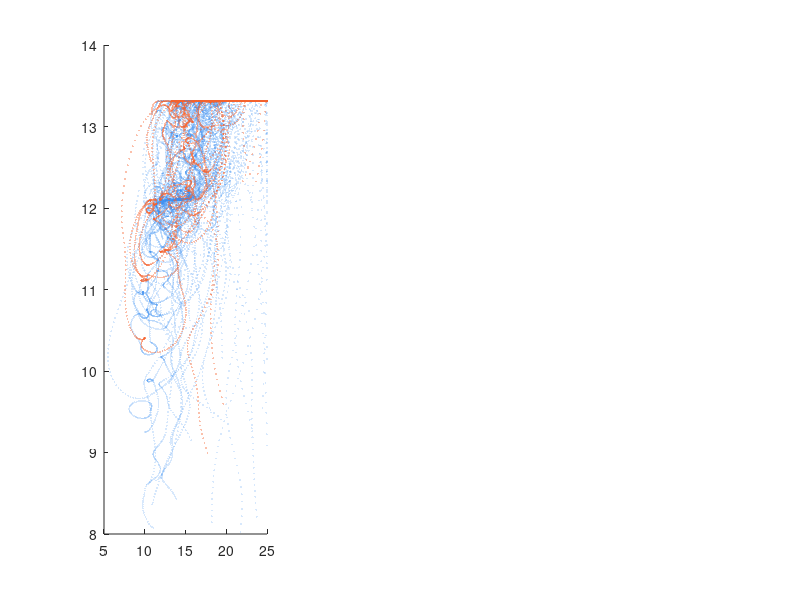

This figure's MATLAB source: (Note: this script raises an error after producing the figure.)
%% =========================================================================
%  STAGE 1 — Dataset Validation
%  Research: ML-Enhanced MPC for Wind Turbines (NREL 5-MW)
%
%  PURPOSE
%    Validates the dataset generated by stage1_generate_data before
%    any ML training. Checks:
%      1. Dataset dimensions and split counts
%      2. Operating space coverage (omega, beta, V, u)
%      3. Physical consistency (Cp bounds, omega bounds)
%      4. Target distribution (one-step increments)
%      5. Low-pass filter effect on wind signal
%      6. Trajectory structure integrity (for LSTM)
%      7. Normalisation statistics
%
%  PASS CRITERIA
%    - omega_max <= omega_max_limit
%    - Cp_max <= Betz limit
%    - beta in [0, 25] deg
%    - Train/val/test counts match expected fractions
%    - No NaN or Inf in X_in, X_out
%
%  PRODUCES
%    Fig1_S1_Coverage.png       operating space scatter plots
%    Fig1_S1_Increments.png     one-step delta distributions
%    Fig1_S1_Filter.png         LPF effect on wind signal
%    Fig1_S1_Split.png          train/val/test trajectory distribution
%
%  HOW TO RUN
%    cfg  = stage0_config();
%    data = stage1_generate_data(cfg);
%    stage1_validate(data);
%    % or: load stage1_data.mat; stage1_validate(data)
% =========================================================================

function stage1_validate(data)

if nargin < 1
    if ~exist('stage1_data.mat','file')
        error('stage1_data.mat not found. Run stage1_generate_data first.');
    end
    data = load('stage1_data.mat');
end

fprintf('==========================================\n');
fprintf('  STAGE 1: Dataset Validation\n');
fprintf('==========================================\n\n');

X_in  = data.X_in;
X_out = data.X_out;
info  = data.info;
norm  = data.norm;
p     = data.p;
cfg   = data.cfg;

idx_tr = data.idx_train;
idx_va = data.idx_val;
idx_te = data.idx_test;

BETZ  = 16/27;
FMT   = cfg.export.fmt;
RES   = cfg.export.res;

C1 = [0.22 0.55 0.95];
C2 = [0.17 0.76 0.43];
C3 = [0.96 0.38 0.18];
CGRAY = [0.6 0.6 0.6];

%% ── TEST 1: Dimensions and split ─────────────────────────────────────────────
fprintf('[1/7] Dataset dimensions...\n');
[N, nfeat] = size(X_in);
[~, nout]  = size(X_out);

pass1a = N == info.N_traj * info.N_steps;
pass1b = nfeat == 4;
pass1c = nout  == 2;
pass1d = numel(idx_tr) + numel(idx_va) + numel(idx_te) == N;

expected_tr = floor(cfg.data.frac_train * info.N_traj) * info.N_steps;
expected_va = floor(cfg.data.frac_val   * info.N_traj) * info.N_steps;
pass1e = numel(idx_tr) == expected_tr;
pass1f = numel(idx_va) == expected_va;

fprintf('  Total samples  : %d  (expected %d)  → %s\n', N, info.N_traj*info.N_steps, tf(pass1a));
fprintf('  Features       : %d  (expected 4)   → %s\n', nfeat, tf(pass1b));
fprintf('  Targets        : %d  (expected 2)   → %s\n', nout,  tf(pass1c));
fprintf('  Split sum = N  : %s\n', tf(pass1d));
fprintf('  Train count    : %d  (expected %d)  → %s\n', numel(idx_tr), expected_tr, tf(pass1e));
fprintf('  Val   count    : %d  (expected %d)  → %s\n', numel(idx_va), expected_va, tf(pass1f));

%% ── TEST 2: NaN / Inf check ──────────────────────────────────────────────────
fprintf('[2/7] NaN/Inf check...\n');
pass2a = ~any(isnan(X_in(:))) && ~any(isinf(X_in(:)));
pass2b = ~any(isnan(X_out(:))) && ~any(isinf(X_out(:)));
fprintf('  X_in  clean : %s\n', tf(pass2a));
fprintf('  X_out clean : %s\n', tf(pass2b));

%% ── TEST 3: Physical bounds ──────────────────────────────────────────────────
fprintf('[3/7] Physical bounds...\n');
omega_min_data = min(X_in(:,1)) * 30/pi;
omega_max_data = max(X_in(:,1)) * 30/pi;
beta_min_data  = min(X_in(:,2));
beta_max_data  = max(X_in(:,2));
V_min_data     = min(X_in(:,3));
V_max_data     = max(X_in(:,3));

pass3a = omega_max_data <= p.omega_max * 30/pi + 0.1;
pass3b = beta_min_data  >= p.beta_cp_min - 0.1;
pass3c = beta_max_data  <= p.beta_cp_max + 0.1;
pass3d = V_min_data     >= 3.0 - 0.1;
pass3e = info.Cp_max_data <= BETZ + 1e-4;

fprintf('  omega_max = %.2f rpm  (limit %.2f)  → %s\n', omega_max_data, p.omega_max*30/pi, tf(pass3a));
fprintf('  beta in [%.1f, %.1f] deg             → %s / %s\n', beta_min_data, beta_max_data, tf(pass3b), tf(pass3c));
fprintf('  V_min     = %.2f m/s  (cut-in 3.0)  → %s\n', V_min_data, tf(pass3d));
fprintf('  Cp_max    = %.4f  (Betz %.4f)       → %s\n', info.Cp_max_data, BETZ, tf(pass3e));

%% ── TEST 4: Trajectory structure (LSTM integrity) ────────────────────────────
fprintf('[4/7] Trajectory structure...\n');
% Check that each trajectory appears as a contiguous block of N_steps rows
traj_id = data.traj_id;
pass4 = true;
for k = 1:info.N_traj
    rows_k = find(traj_id == k);
    if numel(rows_k) ~= info.N_steps
        pass4 = false;
        fprintf('  WARNING: trajectory %d has %d rows (expected %d)\n', ...
                k, numel(rows_k), info.N_steps);
    end
end
fprintf('  All trajectories have %d steps  → %s\n', info.N_steps, tf(pass4));

% Check train/val/test trajectories are disjoint
overlap_trva = intersect(info.traj_tr, info.traj_val);
overlap_trte = intersect(info.traj_tr, info.traj_te);
overlap_vate = intersect(info.traj_val, info.traj_te);
pass4b = isempty(overlap_trva) && isempty(overlap_trte) && isempty(overlap_vate);
fprintf('  Splits are disjoint                → %s\n', tf(pass4b));

%% ── TEST 5: One-step increment distribution ──────────────────────────────────
fprintf('[5/7] One-step increments...\n');
delta_omega = (X_out(:,1) - X_in(:,1)) * 30/pi;   % [rpm]
delta_beta  = X_out(:,2) - X_in(:,2);              % [deg]

fprintf('  delta_omega: mean=%.4f  std=%.4f  max=%.4f rpm\n', ...
        mean(delta_omega), std(delta_omega), max(abs(delta_omega)));
fprintf('  delta_beta : mean=%.4f  std=%.4f  max=%.4f deg\n', ...
        mean(delta_beta),  std(delta_beta),  max(abs(delta_beta)));

% Large increments would indicate numerical instability
pass5 = max(abs(delta_omega)) < 5.0 && max(abs(delta_beta)) < p.dbeta_max * cfg.data.dt * 2;
fprintf('  Increments within physical limits  → %s\n', tf(pass5));

%% ── TEST 6: Normalisation statistics ─────────────────────────────────────────
fprintf('[6/7] Normalisation...\n');
X_tr_n = (X_in(idx_tr,:) - norm.xmu) ./ norm.xsig;
pass6a = abs(mean(X_tr_n(:,1))) < 0.01;
pass6b = abs(std(X_tr_n(:,1))  - 1.0) < 0.01;
fprintf('  Normalised omega train: mean=%.4f  std=%.4f  → %s\n', ...
        mean(X_tr_n(:,1)), std(X_tr_n(:,1)), tf(pass6a && pass6b));

%% ── FIG 1: Operating space coverage ──────────────────────────────────────────
fprintf('[7/7] Generating figures...\n');

f1 = figure('Color','w','Position',[40 40 1100 480]);
subplot(1,3,1)
scatter(X_in(idx_tr,3), X_in(idx_tr,1)*30/pi, 2, C1, 'filled', ...
        'MarkerFaceAlpha',0.2,'DisplayName','Train');
hold on
scatter(X_in(idx_te,3), X_in(idx_te,1)*30/pi, 2, C3, 'filled', ...
        'MarkerFaceAlpha',0.4,'DisplayName','Test');
yline(p.omega_r*30/pi,'k--','omega rated','FontSize',8);
xlabel('V_{wind} [m/s]','FontSize',11); ylabel('\omega_r [rpm]','FontSize',11);
title('Speed vs Wind Speed','FontSize',11,'FontWeight','bold');
legend('FontSize',9); grid on; set(gca,'FontSize',9);

subplot(1,3,2)
scatter(X_in(idx_tr,3), X_in(idx_tr,2), 2, C1, 'filled','MarkerFaceAlpha',0.2);
hold on
scatter(X_in(idx_te,3), X_in(idx_te,2), 2, C3, 'filled','MarkerFaceAlpha',0.4);
xlabel('V_{wind} [m/s]','FontSize',11); ylabel('\beta [deg]','FontSize',11);
title('Pitch vs Wind Speed','FontSize',11,'FontWeight','bold');
grid on; set(gca,'FontSize',9);

subplot(1,3,3)
scatter(X_in(idx_tr,4), X_in(idx_tr,2), 2, C1, 'filled','MarkerFaceAlpha',0.2);
hold on
scatter(X_in(idx_te,4), X_in(idx_te,2), 2, C3, 'filled','MarkerFaceAlpha',0.4);
xlabel('u_{cmd} [deg]','FontSize',11); ylabel('\beta [deg]','FontSize',11);
title('Pitch vs Command','FontSize',11,'FontWeight','bold');
grid on; set(gca,'FontSize',9);

sgtitle('Stage 1 — Operating Space Coverage (Train vs Test)', ...
        'FontSize',12,'FontWeight','bold');
print(f1,'Fig1_S1_Coverage',FMT,RES);

%% ── FIG 2: One-step increment distributions ──────────────────────────────────
f2 = figure('Color','w','Position',[40 40 900 420]);
subplot(1,2,1)
histogram(delta_omega(idx_tr), 80, 'FaceColor',C1, 'EdgeColor','none', ...
          'Normalization','pdf');
xlabel('\Delta\omega_r [rpm]','FontSize',11);
ylabel('PDF','FontSize',11);
title('One-step rotor speed increment','FontSize',11,'FontWeight','bold');
grid on; set(gca,'FontSize',10);

subplot(1,2,2)
histogram(delta_beta(idx_tr), 80, 'FaceColor',C2, 'EdgeColor','none', ...
          'Normalization','pdf');
xlabel('\Delta\beta [deg]','FontSize',11);
ylabel('PDF','FontSize',11);
title('One-step pitch increment','FontSize',11,'FontWeight','bold');
grid on; set(gca,'FontSize',10);

sgtitle('Stage 1 — One-step Target Distributions (Training Set)', ...
        'FontSize',12,'FontWeight','bold');
print(f2,'Fig1_S1_Increments',FMT,RES);

%% ── FIG 3: LPF effect ────────────────────────────────────────────────────────
% Show one example trajectory with and without filter
if cfg.data.apply_lpf
    dc = cfg.data;
    Wn = dc.lpf_cutoff / (0.5/dc.dt);
    [b_lpf, a_lpf] = butter(dc.lpf_order, Wn, 'low');
    V_raw = kaimal_wind(14, dc.T_traj, dc.dt, 100);
    V_filt = filtfilt(b_lpf, a_lpf, V_raw);
    t_ex = (0:dc.N_steps-1)' * dc.dt;

    f3 = figure('Color','w','Position',[40 40 1000 420]);
    subplot(1,2,1)
    plot(t_ex, V_raw,  '-','Color',CGRAY,'LineWidth',0.8,'DisplayName','Raw Kaimal');
    hold on
    plot(t_ex, V_filt, '-','Color',C3,   'LineWidth',1.8,'DisplayName', ...
         sprintf('LPF (fc=%.1f Hz, order %d)', dc.lpf_cutoff, dc.lpf_order));
    xlabel('Time [s]','FontSize',11); ylabel('V_{wind} [m/s]','FontSize',11);
    title('Wind Signal — Raw vs Filtered','FontSize',11,'FontWeight','bold');
    legend('FontSize',10); grid on; set(gca,'FontSize',10);

    subplot(1,2,2)
    N_ex   = dc.N_steps;
    df_ex  = 1/(N_ex*dc.dt);
    f_ex   = (1:floor(N_ex/2))' * df_ex;
    Praw   = 2*abs(fft(V_raw  - mean(V_raw))).^2  / (N_ex * df_ex);
    Pfilt  = 2*abs(fft(V_filt - mean(V_filt))).^2 / (N_ex * df_ex);
    loglog(f_ex, Praw(2:floor(N_ex/2)+1),  '-','Color',CGRAY,'LineWidth',0.8,...
           'DisplayName','Raw');
    hold on
    loglog(f_ex, Pfilt(2:floor(N_ex/2)+1), '-','Color',C3,'LineWidth',1.8,...
           'DisplayName','Filtered');
    xline(dc.lpf_cutoff,'k--',sprintf('f_c = %.1f Hz',dc.lpf_cutoff),'FontSize',9);
    xlabel('Frequency [Hz]','FontSize',11);
    ylabel('PSD [m^2/s]','FontSize',11);
    title('PSD — Raw vs Filtered','FontSize',11,'FontWeight','bold');
    legend('FontSize',10); grid on; set(gca,'FontSize',10);

    sgtitle(sprintf('Stage 1 — Low-Pass Filter Effect (fc = %.1f Hz, order %d)', ...
            dc.lpf_cutoff, dc.lpf_order), 'FontSize',12,'FontWeight','bold');
    print(f3,'Fig1_S1_Filter',FMT,RES);
end

%% ── FIG 4: Split distribution ────────────────────────────────────────────────
f4 = figure('Color','w','Position',[40 40 900 380]);
traj_V = zeros(info.N_traj, 1);
for k = 1:info.N_traj
    rows_k = find(data.traj_id == k);
    traj_V(k) = mean(X_in(rows_k, 3));
end

hold on
scatter(info.traj_tr,  traj_V(info.traj_tr),  40, C1, 'filled','DisplayName','Train');
scatter(info.traj_val, traj_V(info.traj_val),  40, C2, 'filled','DisplayName','Val');
scatter(info.traj_te,  traj_V(info.traj_te),   60, C3, 'filled','DisplayName','Test');
xlabel('Trajectory index','FontSize',11);
ylabel('Mean V_{wind} [m/s]','FontSize',11);
title('Train / Val / Test Split by Trajectory', ...
      'FontSize',12,'FontWeight','bold');
legend('Location','best','FontSize',10);
grid on; set(gca,'FontSize',10);
print(f4,'Fig1_S1_Split',FMT,RES);

%% ── Summary ──────────────────────────────────────────────────────────────────
all_pass = pass1a && pass1b && pass1c && pass1d && pass1e && pass1f ...
        && pass2a && pass2b && pass3a && pass3b && pass3c && pass3d ...
        && pass3e && pass4  && pass4b && pass5  && pass6a && pass6b;

fprintf('\n==========================================\n');
fprintf('  STAGE 1 VALIDATION SUMMARY\n');
fprintf('==========================================\n');
fprintf('  Dimensions correct    : %s\n', tf(pass1a&&pass1b&&pass1c&&pass1d));
fprintf('  Split counts correct  : %s\n', tf(pass1e&&pass1f));
fprintf('  No NaN/Inf            : %s\n', tf(pass2a&&pass2b));
fprintf('  omega within limits   : %s\n', tf(pass3a));
fprintf('  beta within domain    : %s\n', tf(pass3b&&pass3c));
fprintf('  Cp <= Betz            : %s\n', tf(pass3e));
fprintf('  Trajectory structure  : %s\n', tf(pass4&&pass4b));
fprintf('  Increments physical   : %s\n', tf(pass5));
fprintf('  Normalisation correct : %s\n', tf(pass6a&&pass6b));
fprintf('------------------------------------------\n');
if all_pass
    fprintf('  ALL TESTS PASSED — ready for Stage 2\n');
else
    fprintf('  WARNING: some tests failed — review above\n');
end
fprintf('==========================================\n\n');

fprintf('  Dataset summary:\n');
fprintf('  Total samples : %d\n',       info.N_total);
fprintf('  Train         : %d  (%d traj)\n', numel(idx_tr), info.n_tr);
fprintf('  Val           : %d  (%d traj)\n', numel(idx_va), info.n_val);
fprintf('  Test          : %d  (%d traj)\n', numel(idx_te), info.n_te);
fprintf('  omega range   : %.2f – %.2f rpm\n', info.omega_range);
fprintf('  beta  range   : %.2f – %.2f deg\n', info.beta_range);
fprintf('  V     range   : %.2f – %.2f m/s\n', info.V_range);
fprintf('  Cp_max        : %.4f  (Betz = %.4f)\n', info.Cp_max_data, BETZ);

%% ── Write results/stage1_validate_results.txt [ADDED] ───────────────────────
if ~exist('results', 'dir'), mkdir('results'); end
fid = fopen(fullfile('results','stage1_validate_results.txt'), 'w');
fprintf(fid, 'STAGE 1 DATASET VALIDATION RESULTS\n');
fprintf(fid, 'Generated: %s\n', datestr(now));
fprintf(fid, '================================================\n\n');
fprintf(fid, 'total_samples = %d\n', info.N_total);
fprintf(fid, 'train_samples = %d\n', numel(idx_tr));
fprintf(fid, 'val_samples = %d\n', numel(idx_va));
fprintf(fid, 'test_samples = %d\n', numel(idx_te));
fprintf(fid, 'omega_range_rpm = [%.4f, %.4f]\n', info.omega_range);
fprintf(fid, 'beta_range_deg = [%.4f, %.4f]\n', info.beta_range);
fprintf(fid, 'V_range_ms = [%.4f, %.4f]\n', info.V_range);
fprintf(fid, 'Cp_max_data = %.6f\n', info.Cp_max_data);
fprintf(fid, 'pass_dimensions = %d\n', pass1a&&pass1b&&pass1c&&pass1d);
fprintf(fid, 'pass_split_counts = %d\n', pass1e&&pass1f);
fprintf(fid, 'pass_no_nan_inf = %d\n', pass2a&&pass2b);
fprintf(fid, 'pass_omega_limits = %d\n', pass3a);
fprintf(fid, 'pass_beta_domain = %d\n', pass3b&&pass3c);
fprintf(fid, 'pass_cp_betz = %d\n', pass3e);
fprintf(fid, 'pass_trajectory_structure = %d\n', pass4&&pass4b);
fprintf(fid, 'pass_increments_physical = %d\n', pass5);
fprintf(fid, 'pass_normalisation = %d\n', pass6a&&pass6b);
fprintf(fid, 'ALL_PASS = %d\n', all_pass);
fclose(fid);
fprintf('\nWrote results/stage1_validate_results.txt\n');

end

function s = tf(flag)
    if flag, s = 'PASS'; else, s = 'FAIL'; end
end
